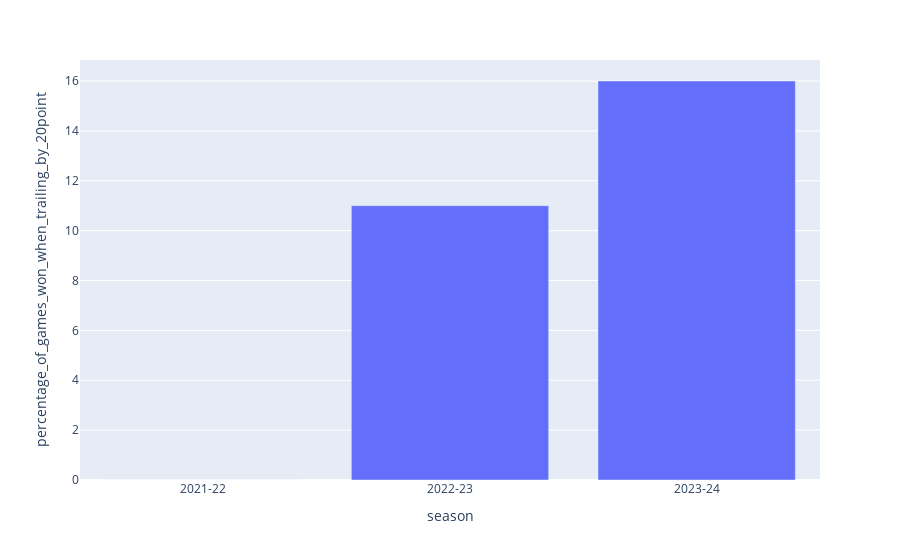

The notebook cell saved with this chart:
### Code cell
import plotly.express as px
fig = px.bar(df_winning_games, x='season', y='percentage_of_games_won_when_trailing_by_20point') #Aquí vamos a definir el tipo de gráfico... en este caso px.line
fig.show()

### Figure 1 — Plotly figure (JSON) as saved in the notebook; plotly's stock layout.template omitted (floating-point values rounded to 4 significant figures)
{"data": [{"alignmentgroup": "True", "hovertemplate": "season=%{x}<br>percentage_of_games_won_when_trailing_by_20point=%{y}<extra></extra>", "legendgroup": "", "marker": {"color": "#636efa", "pattern": {"shape": ""}}, "name": "", "offsetgroup": "", "orientation": "v", "showlegend": false, "textposition": "auto", "type": "bar", "x": ["2021-22", "2022-23", "2023-24"], "xaxis": "x", "y": [0, 11, 16], "yaxis": "y"}], "layout": {"barmode": "relative", "legend": {"tracegroupgap": 0}, "margin": {"t": 60}, "xaxis": {"anchor": "y", "domain": [0, 1], "title": {"text": "season"}}, "yaxis": {"anchor": "x", "domain": [0, 1], "title": {"text": "percentage_of_games_won_when_trailing_by_20point"}}}}
